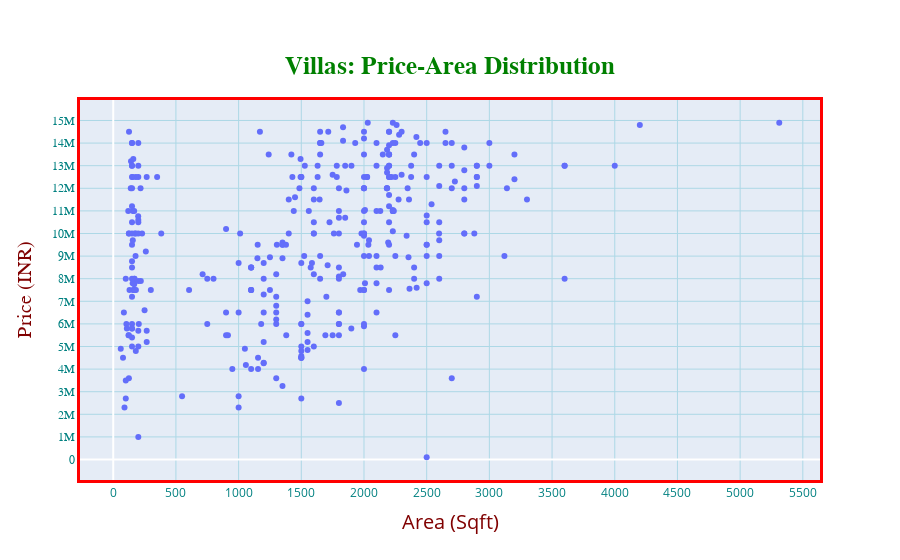

Notebook code cell kept with this figure:
### Code cell
df6 = df.loc[df['property_type']=='Villa']


fig = go.Figure()

fig.add_trace(go.Scatter(x=df6['area_sqft'].values.tolist(), y=df6['price'].values.tolist(),
                    mode='markers'))


fig.update_layout(title_text="<b>Villas: Price-Area Distribution</b>",
                 title_font_size=25,
                 title_font_color='green',
                 title_font_family='Titillium Web',
                 title_x=0.5,
                 title_y=0.90,
                 title_xanchor='center',
                 title_yanchor='top',
                 yaxis={'categoryorder':'total ascending'}
                 )

fig.update_xaxes(
        color='teal',
        title_text='Area (Sqft)',
        title_font_family='Open Sans',
        title_font_size=20,
        title_font_color='maroon',
        title_standoff = 15,
        gridcolor='lightblue',
        tickmode='auto',
        nticks=20,
        linecolor='red',
        linewidth=3,
        mirror=True)

fig.update_yaxes(
        color='Teal',
        title_text='Price (INR)',
        title_font_family='Droid Sans',
        title_font_size=20,
        title_font_color='maroon',
        title_standoff = 15,
        tickfont_family='Arial',
        nticks = 20,
        gridcolor='lightblue',
        linecolor='red',
        linewidth=3,
        mirror = True)

fig.show()

### Figure 1 — Plotly figure (JSON) as saved in the notebook; plotly's stock layout.template omitted (floating-point values rounded to 4 significant figures; data arrays with more than 128 entries replaced by an {"elided": "..."} marker saying what was removed)
{"data": [{"mode": "markers", "type": "scatter", "x": {"elided": "392 int values"}, "y": {"elided": "392 int values"}}], "layout": {"title": {"font": {"color": "green", "family": "Titillium Web", "size": 25}, "text": "<b>Villas: Price-Area Distribution</b>", "x": 0.5, "xanchor": "center", "y": 0.9, "yanchor": "top"}, "xaxis": {"color": "teal", "gridcolor": "lightblue", "linecolor": "red", "linewidth": 3, "mirror": true, "nticks": 20, "tickmode": "auto", "title": {"font": {"color": "maroon", "family": "Open Sans", "size": 20}, "standoff": 15, "text": "Area (Sqft)"}}, "yaxis": {"categoryorder": "total ascending", "color": "Teal", "gridcolor": "lightblue", "linecolor": "red", "linewidth": 3, "mirror": true, "nticks": 20, "tickfont": {"family": "Arial"}, "title": {"font": {"color": "maroon", "family": "Droid Sans", "size": 20}, "standoff": 15, "text": "Price (INR)"}}}}
